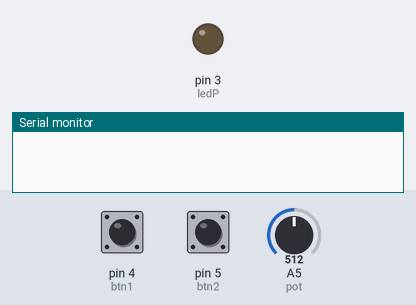
Simulated run of this sketch. Board: Arduino Uno, built with avr-gcc and run on an emulated ATmega328P. On the bench: output pins drawn as LEDs (lit = HIGH), the last lines printed to the serial monitor. The inputs (shaded band) are chosen by the test bench; at power-on: pin 4 (btn1) LOW, pin 5 (btn2) LOW, A5 (pot) = 512.

Above: at 1.2 s.
1.3 s: pin 4 (btn1) pulled HIGH for 0.15 s
At 2.0 s:
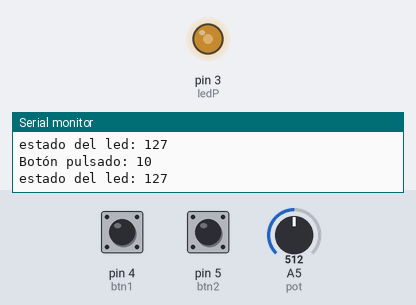
2.9 s: pin 5 (btn2) pulled HIGH for 0.15 s
At 3.2 s:
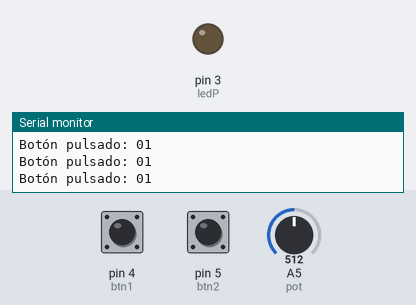
4.5 s: pin 4 (btn1) pulled HIGH for 1 s
At 5.6 s:
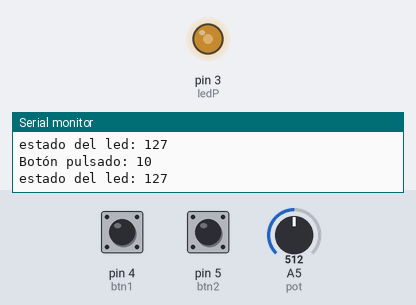
7.0 s: pin 5 (btn2) pulled HIGH for 1 s
At 7.5 s:
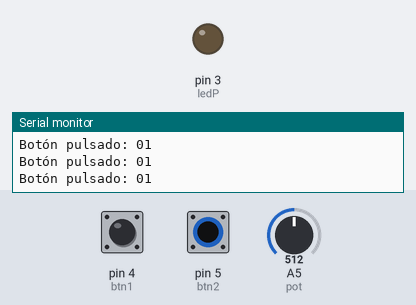
9.5 s: pin 4 (btn1) driven HIGH and pin 5 (btn2) driven HIGH
At 12.4 s:
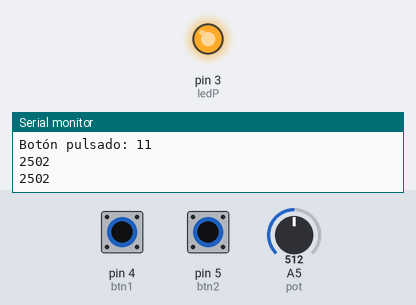
12.5 s: A5 (pot) set to 0
Timing chart, 0 to 16.5 s (numbered marks = the images above; inputs shaded):
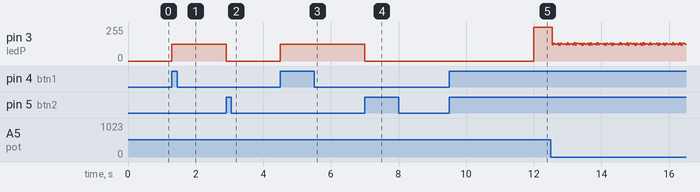

Measured:
- after the input at 1.3 s, pin 3 (ledP): 0/255 → 127/255 at once
- after the input at 2.9 s, pin 3 (ledP): 127/255 → 0/255 at once
- after the input at 4.5 s, pin 3 (ledP): 0/255 → 127/255 at once
- after the input at 7.0 s, pin 3 (ledP): 127/255 → 0/255 at once
- after the input at 9.5 s, pin 3 (ledP): 0/255 → 255/255 after 2.5 s

The sketch:

sketch-tp2-V3.ino
```cpp
// C++ code
// variables de los pines
byte ledP = 3;
byte btn1 = 4;
byte btn2 = 5;
byte pot = A5;
// variables de los estados
int potEs = 0;
byte btn1Es = 0;
byte btn2Es = 0;
byte ledEs = 0;
// variables del tiempo
unsigned long tiempoAn = 0;
unsigned long interval = 0;

void setup()
{
// establecer los pines de salida
  pinMode(ledP, OUTPUT);
// establecer los pines de entrada
  pinMode(btn1, INPUT);
  pinMode(btn2, INPUT);
  pinMode(pot,INPUT);
//iniciar la comunicación serial
  Serial.begin(9600);
}

void loop()
{

update(); // comprobar el estado de los botones y el potenciómetro

 if (btn1Es == HIGH){ // si el botón 1 está pulsado
 // debug
    Serial.print("Botón pulsado: ");
    Serial.print(btn1Es);
    Serial.println(btn2Es);
    // variable que almacena el estado del led y debug
    ledEs = map(potEs, 0, 1023, 0, 255);
    Serial.print("estado del led: ");
    Serial.println(ledEs);
    /* delay(50); */
 }

 if (btn2Es == HIGH){ // si el botón 2 está pulsado
 // debug
    Serial.print("Botón pulsado: ");
    Serial.print(btn1Es);
    Serial.println(btn2Es);
    // variable que almacena el estado del led
    ledEs = 0;
    /* delay(50); */
 }
 while(btn1Es == HIGH && btn2Es == HIGH){ // si ambos botónes están pulsados
   blink(); // llama la función que hace parpadear al led
   update(); // actualiza el valor de los botones
 }
 // estblece el valor del led
   analogWrite(ledP, ledEs);

}
void blink(){ // función qu enciende y apaga el led
   unsigned long tiempo = millis(); // almacena le tiempo actual
   update();
   interval = map(potEs, 0, 1023, 0, 5000); // establece le tiempo del intervalo en relación al potenciómetro
   if (tiempo - tiempoAn >= interval){ // si el tiempo actual menos el tiempo en que ocurrió la ultima "activación" del if es mayor al intervalo
      //temporizador
      tiempoAn = tiempo; // actualiza la variable del tiempo anterior
      //estado del led
      digitalWrite(ledP, ledEs);
      ledEs = !ledEs; // niega el valor de la variable que almacena le estado del led
      //debug
      Serial.println(interval);
   }
}
void update(){ //funcion para leer el estado de los botones y el potenciometro
   btn1Es = digitalRead(btn1);
   btn2Es = digitalRead(btn2);
   potEs = analogRead(pot);
}
```
